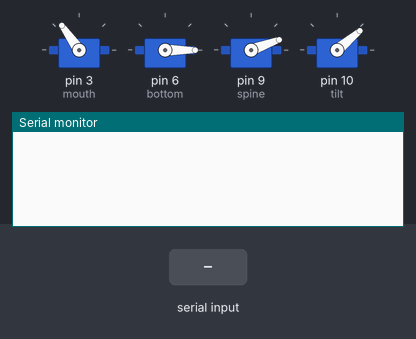
Bench run of a sketch on a simulated Arduino Uno, built with avr-gcc and run on an emulated ATmega328P. Parts: 4 × servo, the last lines printed to the serial monitor. Inputs (shaded band) come from the test bench.

Above: at 1.2 s.
1.3 s: "done\n" received over Serial
At 1.8 s:
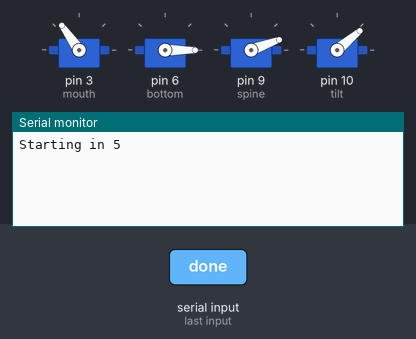
3.8 s: "90 45 200\n" received over Serial
At 6.9 s:
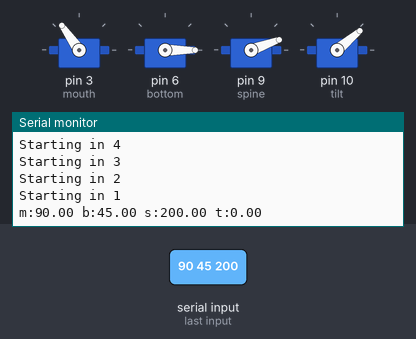
Timing chart, 0 to 8.4 s (numbered marks = the images above; inputs shaded):
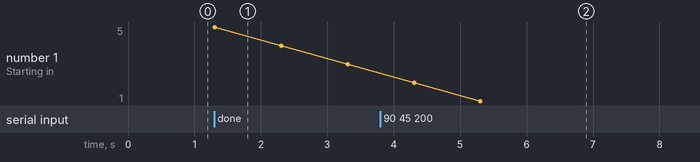

The sketch:

sketch_aug3a.ino
```cpp
#include <Servo.h>

Servo mouth, spine, tilt, bottom;
// mouth int least = 125, most = 170;
// floor  int least = 0, most = 180;
// spine  int least = 20, most = 110;
// tilt int least = 40, most = 160;
int mouth_least = 125, mouth_most = 170;
int bottom_least = 0, bottom_most = 180;
int spine_least = 20, spine_most = 110;
int tilt_least = 40, tilt_most = 160;
float mouth_angle=mouth_least;
float bottom_angle=bottom_least;
float spine_angle=spine_least;
float tilt_angle=tilt_least;

typedef struct {
  float m, b, s, t;
} coordinate;

typedef struct coordinatesStruct{
  int size;
  coordinate arr[10];
} coordinatesStruct;

coordinatesStruct coordinates;

void setup() {
  Serial.begin(9600);

  mouth.attach(3);
  bottom.attach(6);
  spine.attach(9);
  tilt.attach(10);

  mouth.write(mouth_least);
  bottom.write(bottom_least);
  spine.write(spine_least);
  tilt.write(tilt_least);

  coordinates.size = 0;
}

void loop() {
  if(Serial.available()>0){
    String message = Serial.readStringUntil('\n');

    if(message=="done"){
        for(int i=5; i>0; i--){
          Serial.println("Starting in " + String(i));
          delay(1000);
        }

        for(int i=0; i<coordinates.size;i++){
          Serial.print("Going to ");
          print_coordinates(coordinates.arr[i]);
          go_to_coordinates(coordinates.arr[i]);
        }

    } else {
      coordinate new_coord;
      new_coord.m = getValue(message, ' ', 0).toFloat();
      new_coord.b = getValue(message, ' ', 1).toFloat();
      new_coord.s = getValue(message, ' ', 2).toFloat();
      new_coord.t = getValue(message, ' ', 3).toFloat();
      print_coordinates(new_coord);
      coordinates.arr[coordinates.size].m = new_coord.m;
      coordinates.arr[coordinates.size].b = new_coord.b;
      coordinates.arr[coordinates.size].s = new_coord.s;
      coordinates.arr[coordinates.size++].t = new_coord.t;
    }

  }
}

void print_coordinates(coordinate coord){
  Serial.println("m:" + String(coord.m) + " b:" + String(coord.b) + " s:" + String(coord.s) + " t:" + String(coord.t));
}


String getValue(String data, char separator, int index)
{
    int maxIndex = data.length() - 1;
    int j = 0;
    String chunkVal = "";

    for (int i = 0; i <= maxIndex && j <= index; i++)
    {
        chunkVal.concat(data[i]);

        if (data[i] == separator)
        {
            j++;

            if (j > index)
            {
                chunkVal.trim();
                return chunkVal;
            }

            chunkVal = "";
        }
        else if ((i == maxIndex) && (j < index)) {
            chunkVal = "";
            return chunkVal;
        }
    }
}


void go_to_coordinates(coordinate coord){
  int mouth_direction = coord.m > mouth_angle ? 1: -1;
  int bottom_direction = coord.b > bottom_angle ? 1: -1;
  int spine_direction = coord.s > spine_angle ? 1: -1;
  int tilt_direction = coord.t > tilt_angle ? 1: -1;

  int mouth_difference = (coord.m-mouth_angle) * mouth_direction;
  int bottom_difference = (coord.b-bottom_angle) * bottom_direction;
  int spine_difference = (coord.s-spine_angle) * spine_direction;
  int tilt_difference = (coord.t-tilt_angle) * tilt_direction;
  int longest_difference = mouth_difference;
  if(bottom_difference>longest_difference)
    longest_difference = bottom_difference;
  else if(spine_difference>longest_difference)
    longest_difference = spine_difference;
  else if(tilt_difference>longest_difference)
    longest_difference = tilt_difference;


  float mouth_step = (coord.m - mouth_angle) * mouth_direction / longest_difference;
  float bottom_step = (coord.b - bottom_angle) * bottom_direction / longest_difference;
  float spine_step = (coord.s - spine_angle) * spine_direction / longest_difference;
  float tilt_step = (coord.t - tilt_angle) * tilt_direction / longest_difference;
  for(int i=0; i<longest_difference; i++){
    mouth_angle += mouth_step;
    mouth.write(mouth_angle);
    bottom_angle += bottom_step;
    bottom.write(bottom_angle);
    spine_angle += spine_step;
    spine.write(spine_angle);
    tilt_angle += tilt_step;
    tilt.write(tilt_angle);
    delay(3);
  }


}
```

Measured:
- after the input at 1.3 s, the serial monitor: prints a new line at once (image 1)
- after the input at 3.8 s, the serial monitor: prints a new line after 2.5 s (image 2)
